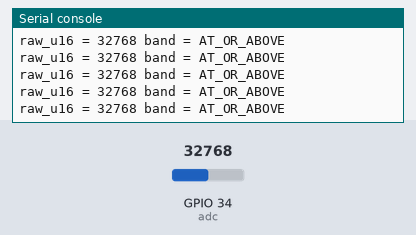
A program run on a simulated ESP32 board running MicroPython. Parts: the last lines printed to the serial console. Wiring (from the project's diagram.json): light sensor on GPIO 34. The test bench sets the inputs (shaded band); at power-on: GPIO 34 (adc) = 32768 (analog values on the 0–65535 scale).

Above: at 1.2 s.
1.3 s: GPIO 34 (adc) set to 19660
At 1.56 s:
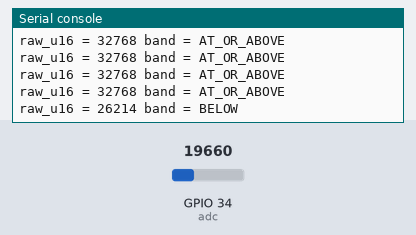
3.1 s: GPIO 34 (adc) set to 7864
At 3.17 s:
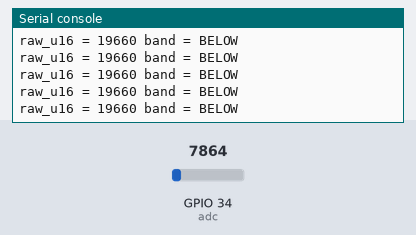
Timing chart, 0 to 6.1 s (numbered marks = the images above; inputs shaded):
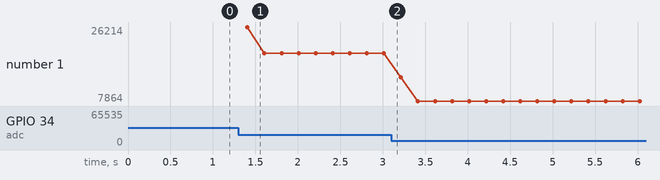

Measured:
- after the input at 1.3 s, the serial console: prints a new line after 0.11 s (image 1)
- plotted number 1: 19660 → 7864 after the input at 3.1 s

The program:

main.py
```python
from machine import Pin, ADC
from time import sleep_ms

SAMPLES = 8
THRESHOLD = 32768
adc = ADC(Pin(34), atten=ADC.ATTN_11DB)
adc.width(ADC.WIDTH_12BIT)
print("READY: AO -> GPIO34, 3.3V module")
try:
    while True:
        total = 0
        for _ in range(SAMPLES):
            total += adc.read_u16()
            sleep_ms(25)
        raw = total // SAMPLES
        if raw >= THRESHOLD:
            band = "AT_OR_ABOVE"
        else:
            band = "BELOW"
        print("raw_u16 =", raw, "band =", band)
except KeyboardInterrupt:
    print("STOP")
except OSError as error:
    print("ADC_ERROR:", error)
finally:
    adc.deinit()
```
